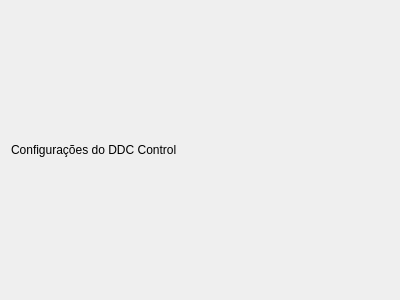
<?xml version="1.0" encoding="UTF-8"?>
<ui version="4.0">
    <class>config</class>
    <widget class="QWidget" name="config">
        <property name="geometry">
            <rect>
                <x>0</x>
                <y>0</y>
                <width>400</width>
                <height>300</height>
            </rect>
        </property>
        <layout class="QVBoxLayout" name="verticalLayout">
            <item>
                <widget class="QLabel" name="label">
                    <property name="text">
                        <string>Configurações do DDC Control</string>
                    </property>
                </widget>
            </item>
        </layout>
    </widget>
</ui>
